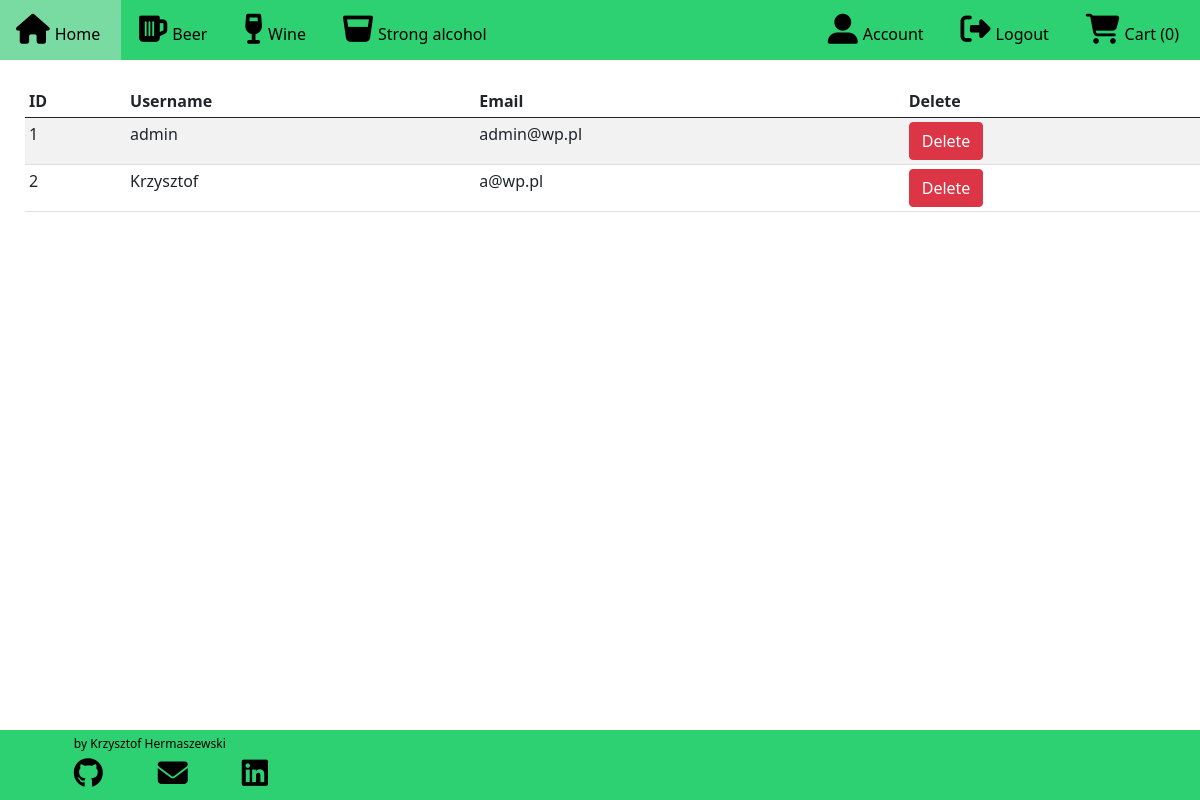
/admin/users/ (signed in), run on an earlier commit of the app's database.
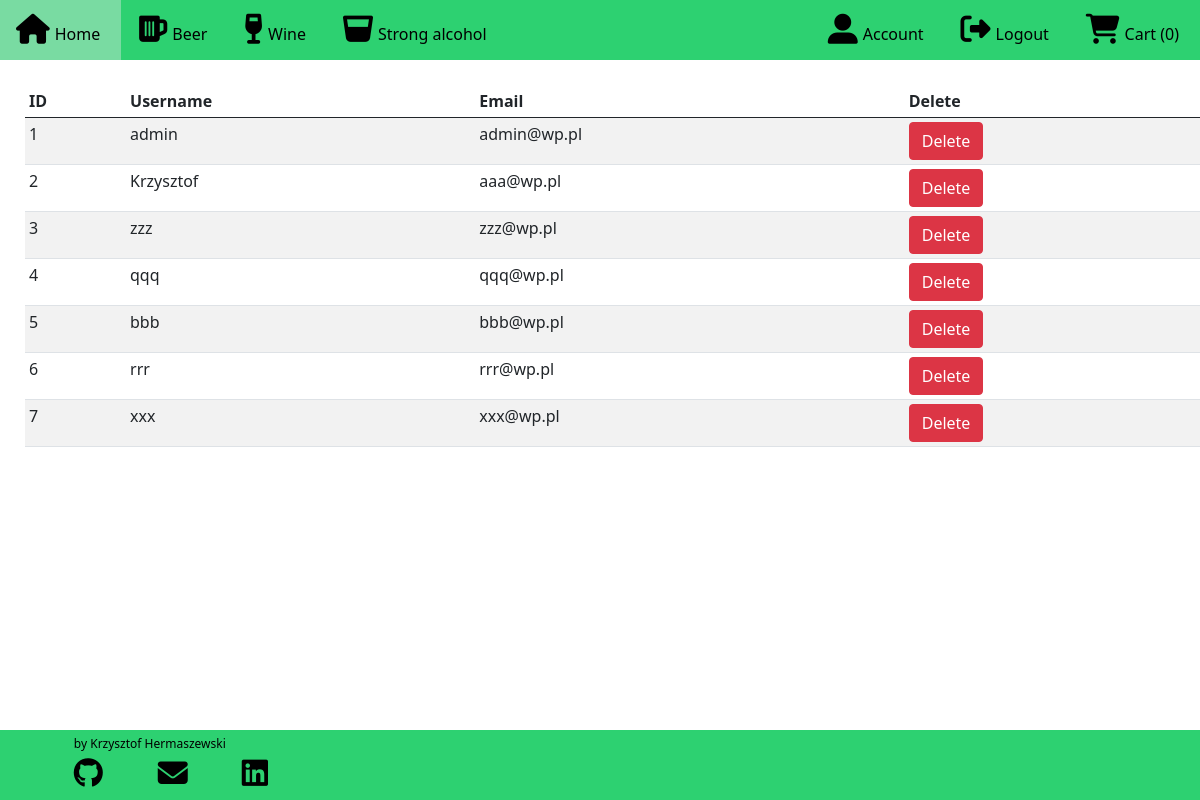
And on a later commit of the database.
### alco_taxi/models.py (models this page shows, shortened)
class User(db.Model, UserMixin):
    id = db.Column(db.Integer, primary_key=True)
    username = db.Column(db.String(20), unique=True, nullable=False)
    email = db.Column(db.String(100), unique=True, nullable=False)
    password = db.Column(db.String(60), nullable=False)

### alco_taxi/routes.py (the view)
@app.route('/admin/users/', methods=['GET', 'POST'])
def admin_users():
    if current_user.is_authenticated and current_user.username == 'admin':
        users = User.query.all()
        return render_template("admin_users.html", users=users)
    else:
        flash(f"You don't have access to this section",'danger')
        return render_template("home.html")

### alco_taxi/models.py (called while the page is built)
@login_manager.user_loader
def load_user(user_id):
    return User.query.get(int(user_id))

### alco_taxi/routes.py (called while the page is built)
@app.context_processor
def context_processor():
    products = Product.query.all()
    return dict(products=products)

### alco_taxi/templates/admin_users.html (shortened to what this page needs)
{% extends "base.html" %}
{% block content %}
<div class="conteiner">
    <table class="table table-striped table-sm">
    <thead>
        <th>ID</th>
        <th>Username</th>
        <th>Email</th>
        <th>Delete</th>
    </thead>
    <tbody>
        {% for user in users %}
        <tr>
            <td>{{ loop.index }}</td>
            <td>{{ user.username }}</td>
            <td>{{ user.email }}</td>
            <td><a href="{{url_for('admin_delete_users', id=user.id)}}" class="btn btn-danger">Delete</a></td>
         </tr>
         {% endfor %}
{% endblock content %}

What changed in the data, as far as the page shows it:
changed User "Krzysztof": email "a@wp.pl" → "aaa@wp.pl"
added User: username "zzz", email "zzz@wp.pl"
added User: username "qqq", email "qqq@wp.pl"
added User: username "bbb", email "bbb@wp.pl"
added User: username "rrr", email "rrr@wp.pl"
added User: username "xxx", email "xxx@wp.pl"
